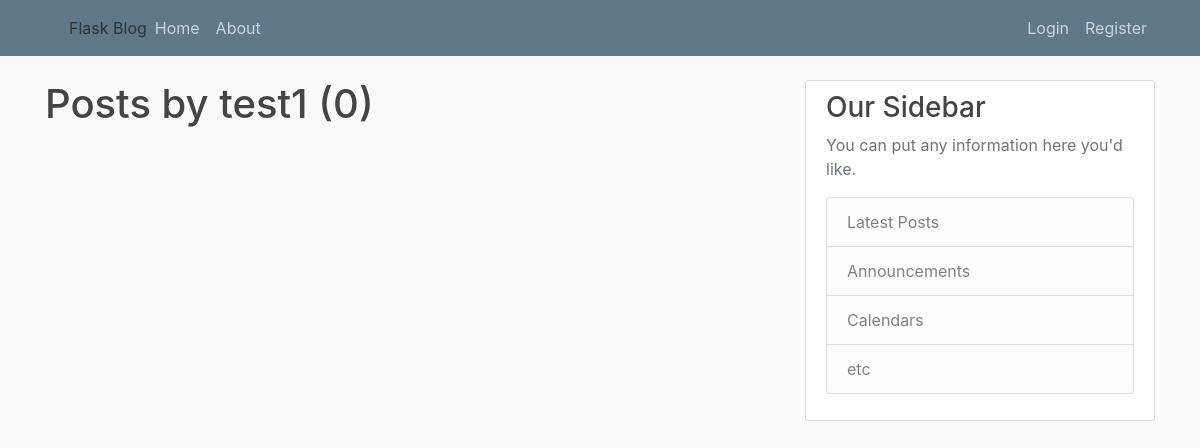
The app's page /user/test1, older data.
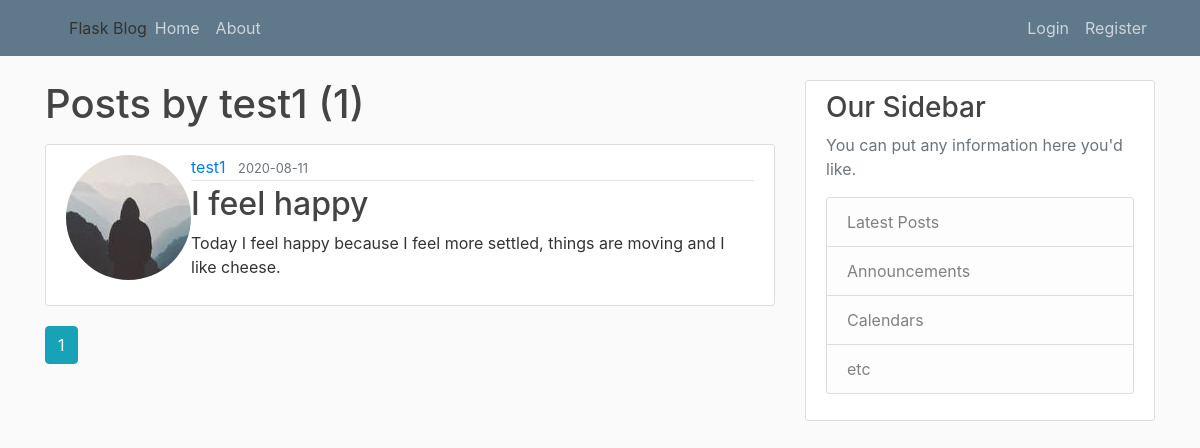
The same page, newer data.
### flaskblog/models.py (models this page shows, shortened)
class Post(db.Model):
    id = db.Column(db.Integer, primary_key=True)
    title = db.Column(db.String(100), nullable=False)
    date_posted = db.Column(db.DateTime,
                            nullable=False,
                            default=datetime.utcnow)
    content = db.Column(db.Text, nullable=False)
    user_id = db.Column(db.Integer, db.ForeignKey('user.id'), nullable=False)

class User(db.Model, UserMixin):
    id = db.Column(db.Integer, primary_key=True)
    username = db.Column(db.String(20), unique=True, nullable=False)
    email = db.Column(db.String(120), unique=True, nullable=False)
    image_file = db.Column(db.String(20),
                           nullable=False,
                           default='default.jpg')
    password = db.Column(db.String(60), nullable=False)
    posts = db.relationship('Post', backref='author', lazy=True)

### flaskblog/users/routes.py (the view)
@users.route("/user/<string:username>")
def user_posts(username):
    page = request.args.get('page', 1, type=int)
    user = User.query.filter_by(username=username).first_or_404()
    posts = Post.query.filter_by(author=user)\
        .order_by(Post.date_posted.desc())\
        .paginate(page=page, per_page=5)
    return render_template('user_posts.html', posts=posts, user=user)

### flaskblog/templates/user_posts.html
{% extends "layout.html" %}
{% block content %}
    <h1 class="mb-3">Posts by {{ user.username }} ({{ posts.total }})</h1>
    {% for post in posts.items %}
        <article class="media content-section">
            <img class="rounded-circle articl-img" src="{{ url_for('static', filename='profile_pics/' + post.author.image_file) }}">
            <div class="media-body">
                <div class="article-metadata">
                    <a class="mr-2" href="{{ url_for('users.user_posts', username=post.author.username) }}">{{ post.author.username }}</a>
                    <small class="text-muted">{{ post.date_posted.strftime('%Y-%m-%d') }}</small>
                </div>
                <h2><a class="article-title" href="{{ url_for('posts.post', post_id=post.id) }}">{{ post.title }}</a></h2>
                <p class="article-content">{{ post.content }}</p>
            </div>
        </article>
    {% endfor %}
    {% for page_num in posts.iter_pages(left_edge=1, right_edge=1, left_current=1, right_current=2) %}
        {% if page_num %}
            {% if posts.page == page_num %}
                <a class="btn btn-info mb-4" href="{{ url_for('users.user_posts', username=user.username, page=page_num) }}">{{ page_num }}</a>
            {% else %}
                <a class="btn btn-outline-info mb-4" href="{{ url_for('users.user_posts', username=user.username, page=page_num) }}">{{ page_num }}</a>
            {% endif %}
        {% else %}
            ...
        {% endif %}
    {% endfor %}
{% endblock content %}

Row changes from the older to the newer data that the page shows:
added Post: image_file (picture), author.username "test1", date_posted "2020-08-11", title "I feel happy", content "Today I feel happy because I feel more settled, things are moving and I like cheese."
Text that changed along with them:
{{ posts.total }}: "0" → "1"
new list line: "1"
